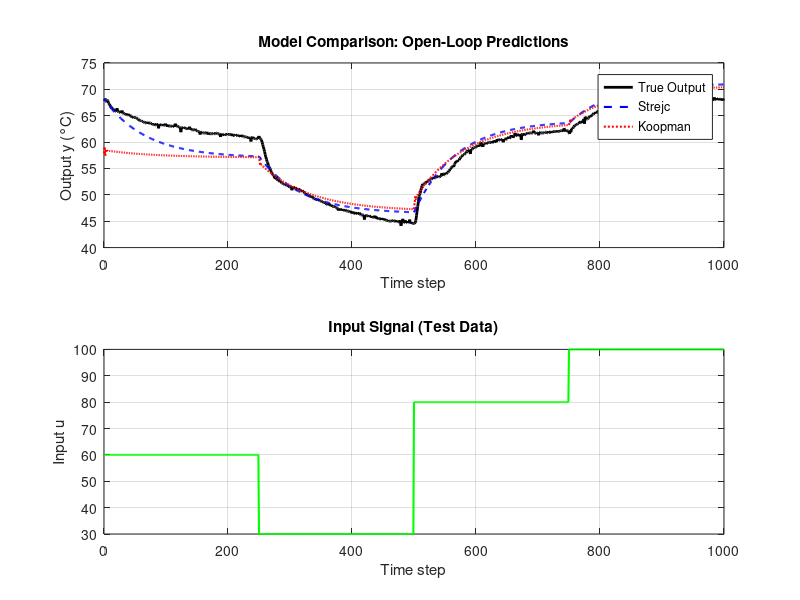

Here is the MATLAB script that generated this plot:
%% Comparison of Koopman vs Strejc Open-Loop Predictions
% This script compares the open-loop predictions from both models
clear all, close all

%% Load data from both identification scripts
% Load test data first
load('test_data.mat');  % Ytest, Utest
Ytest = Ytest(:);
Utest = Utest(:);

% Load Strejc results
if exist('strejc_ol_data.mat', 'file')
    load('strejc_ol_data.mat');
    y_strejc = y_open_desc;
    time_strejc = time;
    u_strejc = u_open_desc;
    fprintf('✓ Loaded Strejc data\n');
else
    fprintf('❌ strejc_ol_data.mat not found - run ident_strejc.m first\n');
    return;
end

% Load Koopman results  
if exist('koopman_ol.mat', 'file')
    load('koopman_ol.mat');
    y_koopman = y_koopman_desc;
    time_koopman = time;
    u_koopman = Utest;
    fprintf('✓ Loaded Koopman data\n');
else
    fprintf('❌ koopman_ol.mat not found - run ident_koopman.m first\n');
    return;
end

%% Ensure same time vector
% Check lengths and use the shortest one
fprintf('Data lengths:\n');
fprintf('  Ytest: %d\n', length(Ytest));
fprintf('  y_strejc: %d\n', length(y_strejc));
fprintf('  y_koopman: %d\n', length(y_koopman));

% Use the shortest length to avoid dimension mismatch
min_length = min([length(Ytest), length(y_strejc), length(y_koopman)]);
fprintf('Using min_length: %d\n', min_length);

time_common = 0:(min_length-1);

y_strejc = y_strejc(1:min_length);
y_koopman = y_koopman(1:min_length);
y_true = Ytest(1:min_length);
u_common = u_koopman(1:min_length);

%% Calculate performance metrics
% RMSE
rmse_strejc = sqrt(mean((y_strejc - y_true).^2));
rmse_koopman = sqrt(mean((y_koopman - y_true).^2));

% MAE
mae_strejc = mean(abs(y_strejc - y_true));
mae_koopman = mean(abs(y_koopman - y_true));

% R²
ss_res_strejc = sum((y_true - y_strejc).^2);
ss_tot_strejc = sum((y_true - mean(y_true)).^2);
r2_strejc = 1 - (ss_res_strejc / ss_tot_strejc);

ss_res_koopman = sum((y_true - y_koopman).^2);
ss_tot_koopman = sum((y_true - mean(y_true)).^2);
r2_koopman = 1 - (ss_res_koopman / ss_tot_koopman);

%% Display results
fprintf('\n=== PERFORMANCE COMPARISON ===\n');
fprintf('Model        | RMSE    | MAE     | R²      \n');
fprintf('-------------|---------|---------|---------\n');
fprintf('Strejc       | %.4f  | %.4f  | %.4f  \n', rmse_strejc, mae_strejc, r2_strejc);
fprintf('Koopman      | %.4f  | %.4f  | %.4f  \n', rmse_koopman, mae_koopman, r2_koopman);
fprintf('-------------|---------|---------|---------\n');

if rmse_koopman < rmse_strejc
    fprintf('🏆 Koopman model performs better (lower RMSE)\n');
else
    fprintf('🏆 Strejc model performs better (lower RMSE)\n');
end

%% Create comparison plots
figure();

% Main comparison plot
subplot(2,1,1);
plot(time_common, y_true, 'k-', 'LineWidth', 2, 'DisplayName', 'True Output'); hold on;
plot(time_common, y_strejc, 'b--', 'LineWidth', 1.5, 'DisplayName', 'Strejc');
plot(time_common, y_koopman, 'r:', 'LineWidth', 1.5, 'DisplayName', 'Koopman');
xlabel('Time step');
ylabel('Output y (°C)');
title('Model Comparison: Open-Loop Predictions');
legend('Location', 'best');
grid on;
% 
% % Error comparison
% subplot(2,2,2);
% error_strejc = y_strejc - y_true;
% error_koopman = y_koopman - y_true;
% plot(time_common, error_strejc, 'b--', 'LineWidth', 1.5, 'DisplayName', 'Strejc Error'); hold on;
% plot(time_common, error_koopman, 'r:', 'LineWidth', 1.5, 'DisplayName', 'Koopman Error');
% xlabel('Time step');
% ylabel('Prediction Error (°C)');
% title('Prediction Errors');
% legend('Location', 'best');
% grid on;

% Input signal
subplot(2,1,2);
plot(time_common, u_common, 'g-', 'LineWidth', 1.5);
xlabel('Time step');
ylabel('Input u');
title('Input Signal (Test Data)');
grid on;

% Performance metrics bar chart
% subplot(2,2,4);
% metrics = [rmse_strejc, rmse_koopman; mae_strejc, mae_koopman; r2_strejc, r2_koopman];
% bar(metrics);
% set(gca, 'XTickLabel', {'RMSE', 'MAE', 'R²'});
% ylabel('Value');
% title('Performance Metrics');
% legend('Strejc', 'Koopman', 'Location', 'best');
% grid on;

%% Save comparison results
save('ident_comparison_results.mat', ...
    'y_strejc', 'y_koopman', 'y_true', 'time_common', 'u_common', ...
    'rmse_strejc', 'rmse_koopman', 'mae_strejc', 'mae_koopman', ...
    'r2_strejc', 'r2_koopman');

fprintf('\n✅ Comparison complete! Results saved to comparison_results.mat\n');
fprintf('📊 Plots displayed - check the figure window\n');
